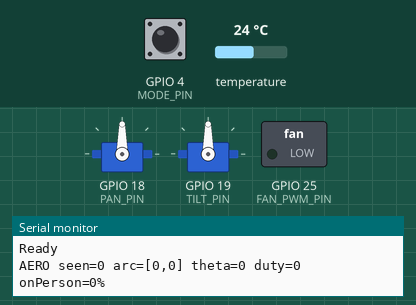
Simulated run of this sketch. Board: ESP32. On the bench: 2 × servo, switched loads named in the sketch (green lamp = pin HIGH), the last lines printed to the serial monitor. Dashed ring = blinking. Inputs (shaded band) come from the test bench; at power-on: temperature 24 °C, GPIO 4 (MODE_PIN) HIGH.

Above: at 5.3 s.
5.4 s: temperature set to 25.8 °C
6.9 s: temperature set to 26.8 °C
At 7.73 s:
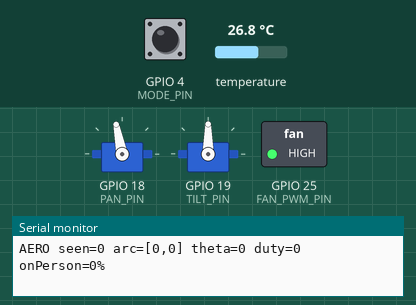
9.9 s: GPIO 4 (MODE_PIN) pulled LOW for 3.2 s
At 11.43 s:
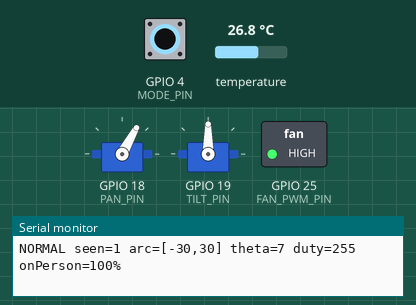
14.6 s: GPIO 4 (MODE_PIN) pulled LOW for 0.15 s
At 15.31 s:
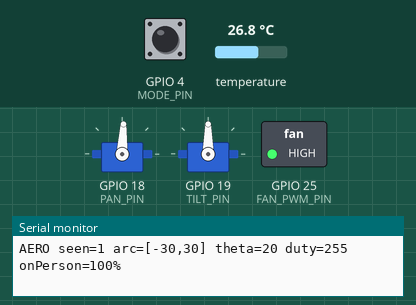
Timing chart, 0 to 18.6 s (numbered marks = the images above; inputs shaded):
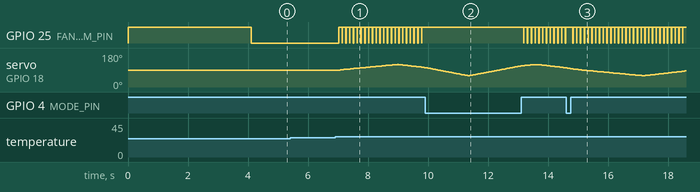

The sketch:

AeroTrace_FK_Main.ino
```cpp
// AeroTrace Level 1 prototype
// ESP32 + AMG8833 thermal sensor + pan servo + tilt servo + 4-pin PWM fan
// Libraries: Adafruit AMG88xx, ESP32Servo
// Not bench-tested: expect to adjust pins, SIGN_* values and HOT_DELTA on your hardware.

#include <Wire.h>
#include <Adafruit_AMG88xx.h>
#include <ESP32Servo.h>

Adafruit_AMG88xx amg;
Servo panServo, tiltServo;

const int SDA_PIN = 21, SCL_PIN = 22;
const int PAN_PIN = 18, TILT_PIN = 19;
const int FAN_PWM_PIN = 25;
const uint8_t SENSOR_ADDR = 0x69;  // use 0x68 if your module is set that way
const int MODE_PIN = 4;            // pin to GND = normal fixed swing, open = AeroTrace

const int SIGN_PAN = 1;            // flip to -1 if the head turns the wrong way
const int SIGN_TILT = 1;           // flip to -1 if tilt is reversed
const int SIGN_COL = 1;            // flip to -1 if left/right detection is mirrored

const float DEG_PER_PX = 7.5;      // AMG8833: 60 degree field of view / 8 pixels
const float HOT_DELTA = 2.0;       // degrees C above background to count as a person
const int MIN_HOT_PIXELS = 2;      // ignore single-pixel noise
const float MARGIN = 10.0;         // degrees added each side of the detected people
const float PAN_LIMIT = 30.0;      // demo zone = sensor field of view
const float BEAM_HALF = 5.0;       // assumed half-width of the airflow on a person
const float SWEEP_DPS = 30.0;      // sweep speed, degrees per second
const unsigned long STANDBY_MS = 15000;
const unsigned long SCAN_MS = 120;

const int PWM_FREQ = 25000;        // 4-pin PC fans expect about 25 kHz
const int PWM_BITS = 8;
const int DUTY_FULL = 255;
const int DUTY_EMPTY = 180;        // about 70% speed over empty space

float pix[64];
float bg[64];
float theta = 0, aMin = 0, aMax = 0, tiltDeg = 0, tiltSm = 0;
int dir = 1;
bool everSeen = false, lastAdaptive = true;
bool sensorOk = true, needBg = false;
unsigned long lastLoop = 0, lastScan = 0, lastSeen = 0, lastPrint = 0;
float onTime = 0, totalTime = 0;

void learnBackground() {
  for (int i = 0; i < 64; i++) bg[i] = 0;
  const int N = 20;
  for (int k = 0; k < N; k++) {
    amg.readPixels(pix);
    for (int i = 0; i < 64; i++) bg[i] += pix[i] / N;
    delay(100);
  }
}

void scan() {
  Wire.beginTransmission(SENSOR_ADDR);
  if (Wire.endTransmission() != 0) {   // sensor not answering: fail-safe
    sensorOk = false;
    needBg = true;
    return;
  }
  sensorOk = true;
  if (needBg) {
    learnBackground();
    needBg = false;
  }
  amg.readPixels(pix);
  int cMin = 8, cMax = -1, n = 0;
  float rSum = 0;
  for (int r = 0; r < 8; r++) {
    for (int c = 0; c < 8; c++) {
      int i = r * 8 + c;
      if (pix[i] - bg[i] > HOT_DELTA) {
        if (c < cMin) cMin = c;
        if (c > cMax) cMax = c;
        rSum += r;
        n++;
      }
    }
  }
  if (n >= MIN_HOT_PIXELS) {
    float a1 = SIGN_COL * (cMin - 4) * DEG_PER_PX;
    float a2 = SIGN_COL * (cMax + 1 - 4) * DEG_PER_PX;
    aMin = min(a1, a2);
    aMax = max(a1, a2);
    float elev = (3.5 - rSum / n) * DEG_PER_PX;
    tiltDeg = constrain(elev, -20, 20);
    lastSeen = millis();
    everSeen = true;
  } else {
    for (int i = 0; i < 64; i++) bg[i] = 0.98 * bg[i] + 0.02 * pix[i];
  }
}

void setup() {
  Serial.begin(115200);
  pinMode(MODE_PIN, INPUT_PULLUP);
  Wire.begin(SDA_PIN, SCL_PIN);
  if (!amg.begin(SENSOR_ADDR)) {
    Serial.println("AMG8833 not found: running fail-safe normal sweep");
    sensorOk = false;
    needBg = true;
  }
  ESP32PWM::allocateTimer(0);
  ESP32PWM::allocateTimer(1);
  panServo.setPeriodHertz(50);
  tiltServo.setPeriodHertz(50);
  panServo.attach(PAN_PIN);
  tiltServo.attach(TILT_PIN);
  ledcAttach(FAN_PWM_PIN, PWM_FREQ, PWM_BITS);   // ESP32 Arduino core 3.x
  panServo.write(90);
  tiltServo.write(90);
  ledcWrite(FAN_PWM_PIN, DUTY_FULL);
  Serial.println("Keep the area empty: learning background...");
  delay(2000);
  if (sensorOk) {
    learnBackground();
    needBg = false;
  }
  Serial.println("Ready");
  lastLoop = millis();
}

void loop() {
  unsigned long now = millis();
  float dt = (now - lastLoop) / 1000.0;
  lastLoop = now;

  if (now - lastScan >= SCAN_MS) {
    lastScan = now;
    scan();
  }

  bool adaptive = digitalRead(MODE_PIN) == HIGH && sensorOk;
  if (adaptive != lastAdaptive) {
    lastAdaptive = adaptive;
    onTime = 0;
    totalTime = 0;
  }

  bool seen = everSeen && (now - lastSeen < STANDBY_MS);
  bool onPerson = seen && theta >= aMin - BEAM_HALF && theta <= aMax + BEAM_HALF;
  int duty;

  if (!adaptive) {
    theta += dir * SWEEP_DPS * dt;
    if (theta > PAN_LIMIT) { theta = PAN_LIMIT; dir = -1; }
    if (theta < -PAN_LIMIT) { theta = -PAN_LIMIT; dir = 1; }
    duty = DUTY_FULL;
  } else if (seen) {
    float lo = constrain(aMin - MARGIN, -PAN_LIMIT, PAN_LIMIT);
    float hi = constrain(aMax + MARGIN, -PAN_LIMIT, PAN_LIMIT);
    float rate = SWEEP_DPS * (onPerson ? 0.6 : 1.0);
    theta += dir * rate * dt;
    if (theta > hi) { theta = hi; dir = -1; }
    if (theta < lo) { theta = lo; dir = 1; }
    duty = onPerson ? DUTY_FULL : DUTY_EMPTY;
  } else {
    if (theta > 0.5) theta -= 20 * dt;
    else if (theta < -0.5) theta += 20 * dt;
    duty = 0;
  }

  float tiltTarget = (adaptive && seen) ? tiltDeg : 0;
  tiltSm += 0.1 * (tiltTarget - tiltSm);

  panServo.write(constrain(90 + SIGN_PAN * theta, 0, 180));
  tiltServo.write(constrain(90 + SIGN_TILT * tiltSm, 0, 180));
  ledcWrite(FAN_PWM_PIN, duty);

  if (seen) {
    totalTime += dt;
    if (onPerson) onTime += dt;
  }

  if (now - lastPrint > 2000) {
    lastPrint = now;
    Serial.printf("%s seen=%d arc=[%.0f,%.0f] theta=%.0f duty=%d onPerson=%.0f%%\n",
                  !sensorOk ? "FAILSAFE" : (adaptive ? "AERO" : "NORMAL"), seen, aMin, aMax, theta, duty,
                  totalTime > 0 ? 100.0 * onTime / totalTime : 0.0);
  }

  delay(10);
}
```

Measured:
- the behaviour switches between 26.1 and 26.2 °C on temperature (found by bisection; images 0 and 1)
- after the input at 6.9 s, GPIO 25 (FAN_PWM_PIN): alternates HIGH for 0.12 s and LOW for 0.01 s, starting after 0.12 s; servo on GPIO 18 (PAN_PIN): rises from 90° to 120° in 1.9 s, then falls to 103° in 0.88 s
